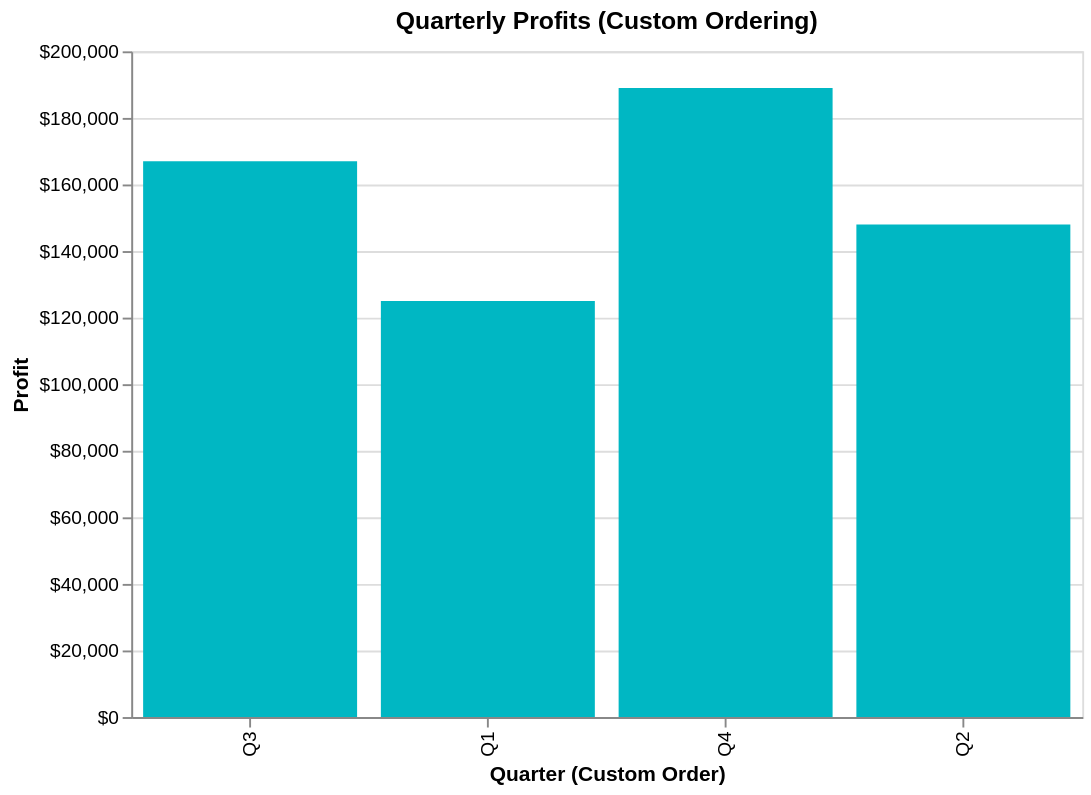

Here is the Vega-Lite specification saved for this chart:
### Vega-Lite specification from a JSON file in a GitHub repository (floating-point values rounded to 4 significant figures)
{"$schema": "https://vega.github.io/schema/vega-lite/v6.json", "description": "Quarterly results in custom order (Q3, Q1, Q4, Q2)", "width": 500, "height": 350, "data": {"values": [{"quarter": "Q1", "profit": 125000}, {"quarter": "Q2", "profit": 148000}, {"quarter": "Q3", "profit": 167000}, {"quarter": "Q4", "profit": 189000}]}, "mark": {"type": "bar", "color": "#00B7C3"}, "encoding": {"x": {"field": "quarter", "type": "nominal", "sort": ["Q3", "Q1", "Q4", "Q2"], "axis": {"title": "Quarter (Custom Order)"}}, "y": {"field": "profit", "type": "quantitative", "axis": {"title": "Profit", "format": "$,.0f"}}}, "title": "Quarterly Profits (Custom Ordering)"}
